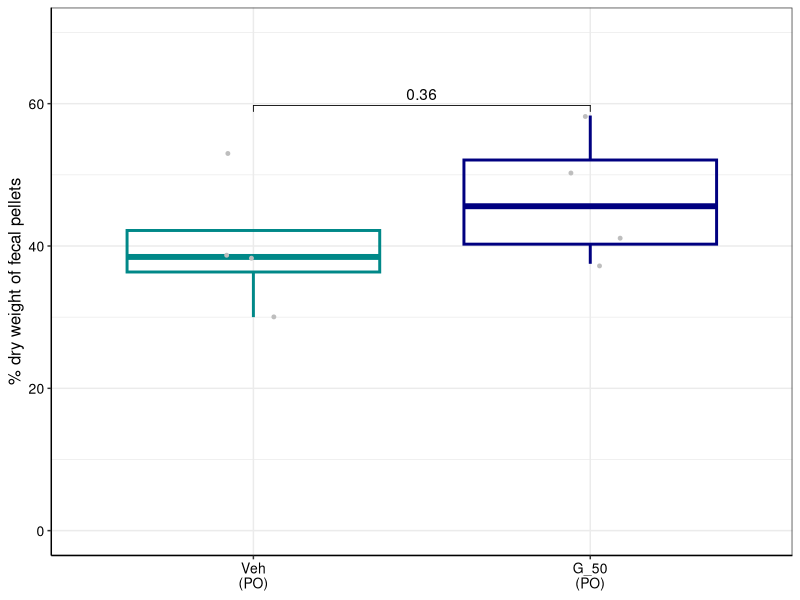
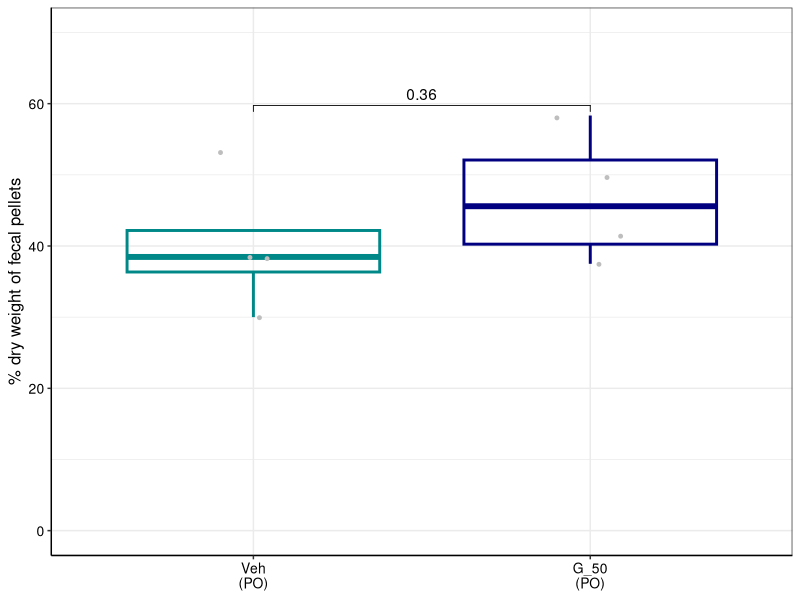

Write R code to recreate these figures, in order.
## ---- chunk 1
library(dplyr)
library(ggplot2)
library(readxl)
library(ggpubr)
## ---- chunk 2
dryweight <- read_excel("Male cohort 3 - PO/Data to plot - cohort 3.xlsx", sheet = "Dry_weight_3")
dryweight$`Mouse group` <- ifelse(dryweight$`Mouse group` == 'Veh (PO)', 'Veh\n(PO)', 'G_50\n(PO)')
dryweight$`Mouse group` <- factor(dryweight$`Mouse group`,
                                levels = c('Veh\n(PO)',
                                           'G_50\n(PO)'))

dryweight <- dplyr::rename(dryweight, pc_dry_weight=`% dry weight`)
## ---- chunk 3
ggplot(dryweight, aes(x = `Mouse group`, y = pc_dry_weight)) +
  geom_boxplot(aes(color = `Mouse group`), fill = NA, outlier.shape = NA, linewidth = 1) +
  geom_point(color = "grey", position = position_jitter(width = 0.1), size = 1) +
  scale_color_manual(values = c("Veh\n(PO)" = "#008888", "G_50\n(PO)" = "#000080")) +
  stat_compare_means(
    method = "t.test",
    label = "p.format",
    comparisons = list(c("Veh\n(PO)", "G_50\n(PO)")),
    hide.ns = FALSE
  ) +
  theme_bw() +
  theme(
    legend.position = "none",
    axis.line = element_line(color = "black"),
    axis.text.y = element_text(size = 10, color = "black"),
    axis.text.x = element_text(size = 10, color = "black"),
    axis.title.y = element_text(size = 12, color = "black"),
    axis.title.x = element_blank()
  ) +
  labs(y = "% dry weight of fecal pellets") + ylim(0,70)

ggsave("Male cohort 3 - PO/dry_weight.pdf", width = 3, height = 3)
## ---- chunk 4
print(t.test(
  dplyr::filter(dryweight, `Mouse group` == 'Veh\n(PO)')$pc_dry_weight,
  dplyr::filter(dryweight, `Mouse group` == 'G_50\n(PO)')$pc_dry_weight
))
